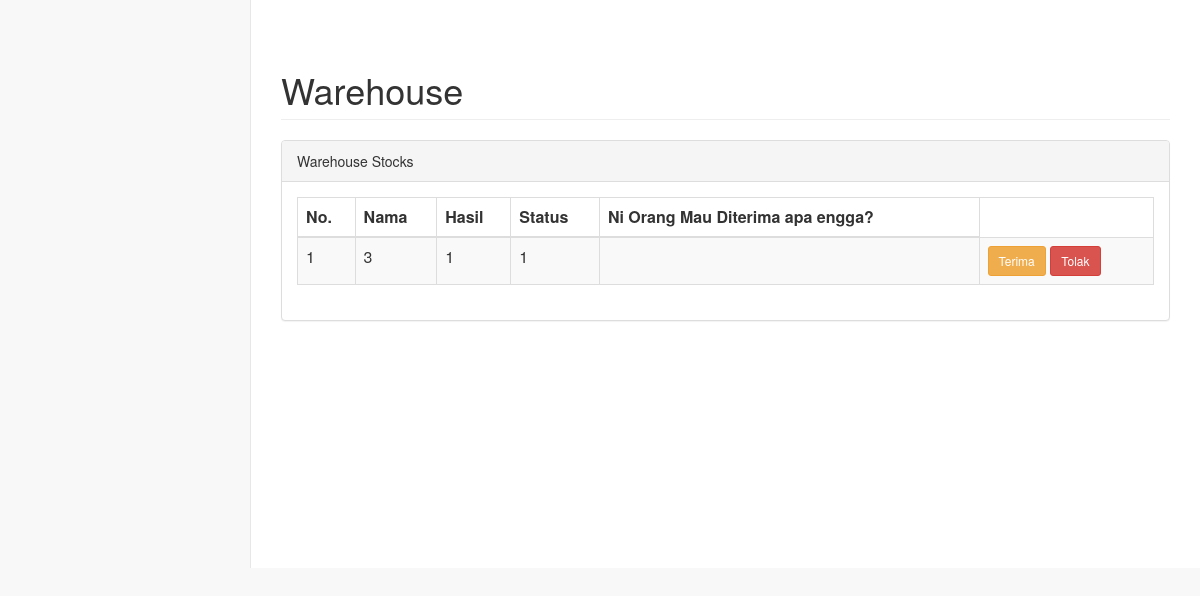
Before: /table.php with the older database file.
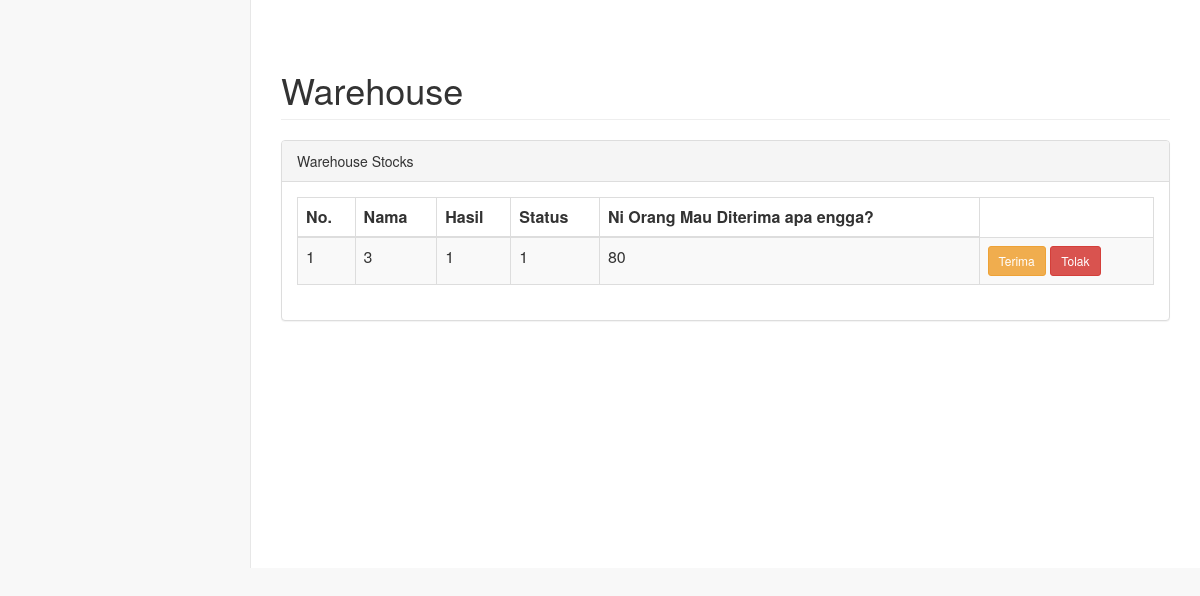
After: the same page with the newer database file.
### tables this page shows
CREATE TABLE `hasil` (
  `hasil_id` int(8) NOT NULL,
  `user_id` int(8) NOT NULL,
  `hasil` int(10) NOT NULL,
  `array_jawaban` longtext NOT NULL CHECK (json_valid(`array_jawaban`))
);

### table.php (the view, shortened to what this page needs)
<html>
<head>
    <link href="css/bootstrap.min.css" rel="stylesheet" />
    <link href="css/startmin.css" rel="stylesheet" />
    <link href="css/font-awesome.min.css" rel="stylesheet" type="text/css" />
</head>
<body>
    <div id="page-wrapper">
        <div class="container-fluid">
            <div class="row">
                <div class="col-lg-12">
                    <h1 class="page-header">Warehouse</h1>
                </div>
            </div>
            <div class="row">
                <div class="col-lg-12">
                    <div class="panel panel-default">
                        <div class="panel-heading">Warehouse Stocks</div>
                        <div class="panel-body">
                            <table class="table table-striped table-bordered">
                                <thead>
                                    <tr>
                                        <th>No.</th>
                                        <th>Nama</th>
                                        <th>Hasil</th>
                                        <th>Status</th>
                                        <th>Ni Orang Mau Diterima apa engga?</th>
                                    </tr>
                                </thead>
                                <tbody>
                                    <?php
                                    include 'koneksi.php';
                                    $no = 1;
                                    $data = mysqli_query($conn, "select * from hasil");
                                    while ($d = mysqli_fetch_array($data)) {
                                    ?>
                                        <tr>
                                            <td><?php echo $no++; ?></td>
                                            <td><?php echo $d['hasil_id']; ?></td>
                                            <td><?php echo $d['user_id']; ?></td>
                                            <td><?php echo $d['user_id']; ?></td>
                                            <td><?php echo $d['hasil']; ?></td>
                                            <td>
                                                <button type="button" class="btn btn-warning btn-sm" onclick="">Terima</button>
                                                <button type="button" class="btn btn-danger btn-sm" onclick="">Tolak</button>
                                            </td>
                                        </tr>
                                </tbody>
                            <?php
                                    }
                            ?>
                            </table>
                        </div>
                    </div>
                </div>
            </div>
        </div>
    </div>
</body>
</html>

### css/startmin.css (style rules this page uses)
body { background-color: #f8f8f8; }
#page-wrapper { padding-top: 30px; min-height: 568px; background-color: #fff; }
@media (min-width:768px) { #page-wrapper { position: inherit; margin-left: 250px; padding: 30px 15px 0 15px; border-left: 1px solid #e7e7e7; } }

Changed rows visible on the page:
changed hasil id 3: hasil (not shown) → "80"
